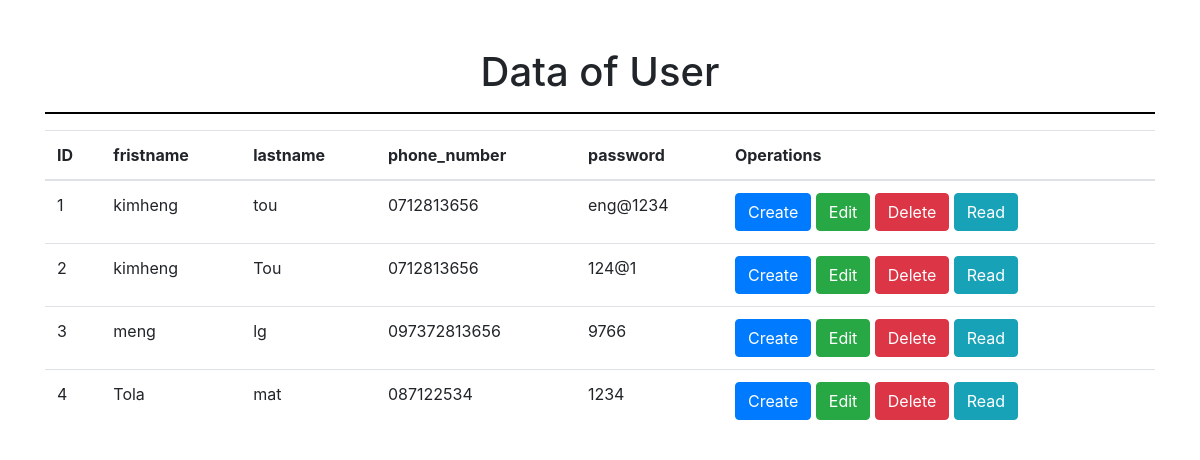
The page /show.php on the database its author committed.
### tables this page shows
CREATE TABLE `oop_crud` (
  `id` int(11) NOT NULL,
  `fristname` varchar(100) NOT NULL,
  `lastname` varchar(100) NOT NULL,
  `phone_number` varchar(100) NOT NULL,
  `password` varchar(100) NOT NULL
);

### model.php (called while the page is built, shortened)
<?php
	Class Model{
		private $server = "localhost";
		private $username = "root";
		private $password;
		private $db = "heng";
		private $conn;
		public function __construct(){
			try {
				$this->conn = new mysqli($this->server,$this->username,$this->password,$this->db);
			} catch (Exception $e) {
				echo "connection failed" . $e->getMessage();
			}
		}
		public function fetch(){
			$data = null;
			$query = "SELECT * FROM oop_crud";
			if ($sql = $this->conn->query($query)) {
				while ($row = mysqli_fetch_assoc($sql)) {
					$data[] = $row;
				}
			}
			return $data;
		}
	}
 ?>

### show.php (the view, shortened to what this page needs)
<!doctype html>
<html lang="en">
  <head>
    <link rel="stylesheet" href="https://stackpath.bootstrapcdn.com/bootstrap/4.3.1/css/bootstrap.min.css">
  </head>
  <body>
    <div class="container">
      <div class="row">
        <div class="col-md-12 mt-5">
          <h1 class="text-center">Data of User</h1>
          <hr style="height: 1px;color: black;background-color: black;">
        </div>
      </div>
      <div class="row">
        <div class="col-md-12">
          <table class="table">
            <thead>
              <tr>
                <th>ID</th>
                <th>fristname</th>
                <th>lastname</th>
                <th>phone_number</th>
                <th>password</th>
                <th>Operations</th>
              </tr>
            </thead>
            <tbody>
              <?php
                include 'model.php';
                $model = new Model();
                $rows = $model->fetch();
                $i = 1;
                if(!empty($rows)){
                  foreach($rows as $row){
              ?>
              <tr>
                <td><?php echo $i++; ?></td>
                <td><?php echo $row['fristname']; ?></td>
                <td><?php echo $row['lastname']; ?></td>
                <td><?php echo $row['phone_number']; ?></td>
                <td><?php echo $row['password']; ?></td>
                <td>
                <a href="add.php?id=<?php echo $row['id']; ?>" class="btn btn-primary">Create</a>
                <a href="edit.php?id=<?php echo $row['id']; ?>" class="btn btn-success">Edit</a>
                  <a href="delete.php?id=<?php echo $row['id']; ?>" class="btn btn-danger">Delete</a>
                  <a href="read.php?id=<?php echo $row['id']; ?>" class="btn btn-info">Read</a>
                </td>
              </tr>
              <?php
                }
              }else{
                echo "no data";
            }
              ?>
            </tbody>
          </table>
        </div>
      </div>
    </div>
  </body>
</html>

### rows shown on the page
oop_crud: fristname "kimheng", lastname "tou", phone_number "0712813656", password "eng@1234"
oop_crud: fristname "kimheng", lastname "Tou", phone_number "0712813656", password "124@1"
oop_crud: fristname "meng", lastname "lg", phone_number "097372813656", password "9766"
oop_crud: fristname "Tola", lastname "mat", phone_number "087122534", password "1234"
